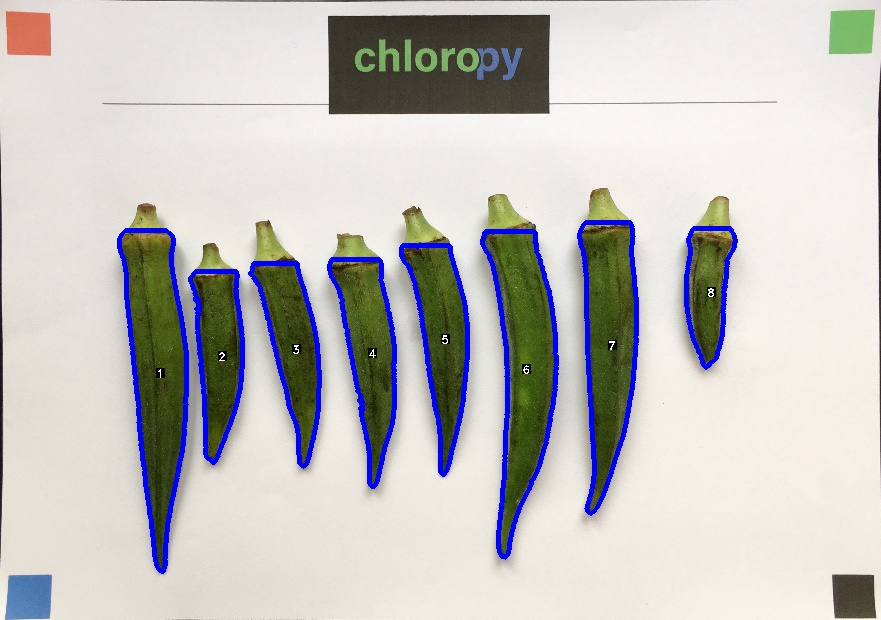
#> input picture tamil/Animated_IMG_8733 (copy).jpg, 881 x 620 px
$ python -i hsv_slicer.py   (imports and definitions only)
#> lines starting #> are read from the running program, lines starting #| are printed output that depends on the picture; after the words box and inside, x2 and y2 are one past the last pixel; in counts of white or black regions, pixels touching at a corner belong together
import cv2
import numpy as np


def nothing(x):
  pass

def hsv_slicer(img):
   cv2.namedWindow('Chloropy')


   cv2.createTrackbar("R1", "Chloropy",0,255,nothing)
#> slider 'R1' is set to 85
   cv2.createTrackbar("G1", "Chloropy",0,255,nothing)
#> slider 'G1' is set to 85
   cv2.createTrackbar("B1", "Chloropy",0,255,nothing)
#> slider 'B1' is set to 85
   cv2.createTrackbar("R2", "Chloropy",255,255,nothing)
   cv2.createTrackbar("G2", "Chloropy",255,255,nothing)
   cv2.createTrackbar("B2", "Chloropy",255,255,nothing)


   rimg = cv2.resize(img, (0,0), fx=1, fy=1)


   while(1):

      R1=cv2.getTrackbarPos("R1", "Chloropy")
      G1=cv2.getTrackbarPos("G1", "Chloropy")
      B1 = cv2.getTrackbarPos("B1", "Chloropy")
      R2 = cv2.getTrackbarPos("R2", "Chloropy")
      G2 = cv2.getTrackbarPos("G2", "Chloropy")
      B2 = cv2.getTrackbarPos("B2", "Chloropy")
      hsv = cv2.cvtColor(rimg, cv2.COLOR_RGB2HSV)
#> hsv: shape (620, 881, 3); mean H, S, V 28.4, 44.2, 207.4
      mask = cv2.inRange(hsv, (R1, G1, B1), (R2, G2, B2))
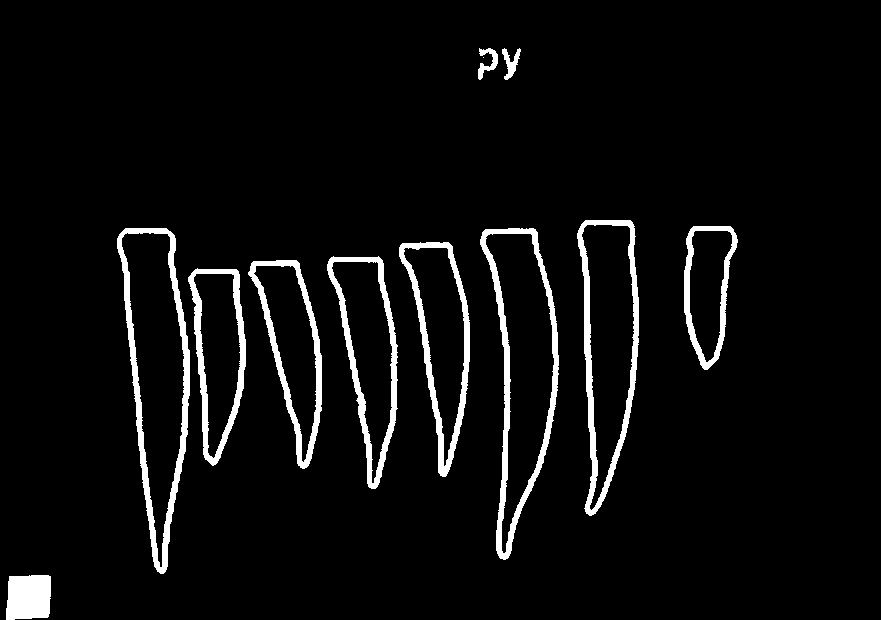
#> mask: shape (620, 881); 5.1% white; 12 white regions (1 under 20 px), largest, box (x1, y1, x2, y2) and area: (117, 228, 190, 574) 4381, (480, 228, 559, 560) 4136, (577, 220, 639, 516) 3692
      imask = mask > 0
      green = np.zeros_like(rimg, np.uint8)
      green[imask] = rimg[imask]
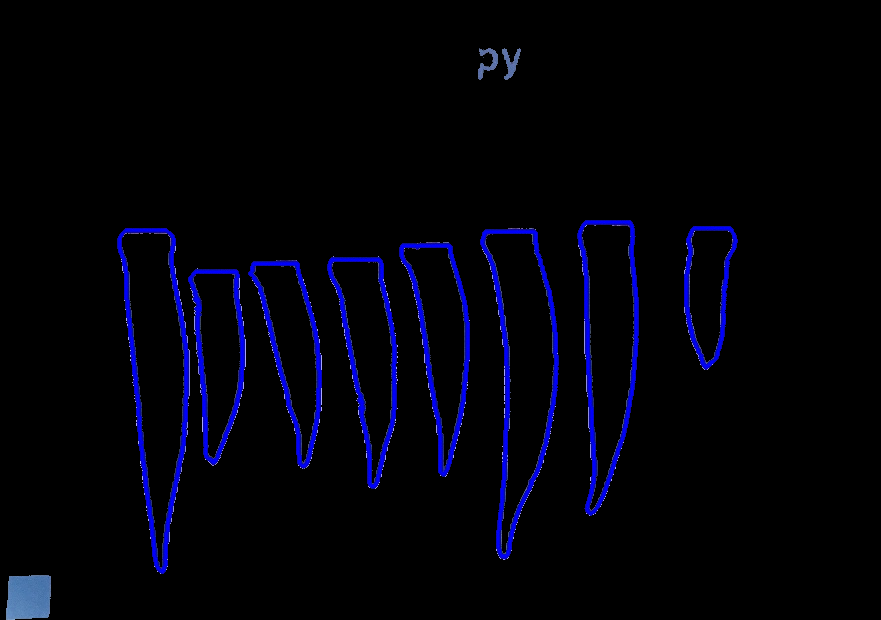
#> green: shape (620, 881, 3); mean R, G, B 1.2, 1.4, 10.3
      final = cv2.cvtColor(green, cv2.COLOR_RGB2BGR)

      cv2.imshow("Slicing Tool", final)

      if cv2.waitKey(1) & 0xFF == ord('s'):
#> (key Esc is pressed here)
         val = [[R1, G1, B1], [R2, G2, B2]]
         cv2.destroyAllWindows()
         break


   return final,val

>>> import cv2
>>> picture = cv2.cvtColor(cv2.imread('Animated_IMG_8733 (copy).jpg'), cv2.COLOR_BGR2RGB)
>>> result = hsv_slicer(picture)

$ run again, on tamil/Animated_1.jpg
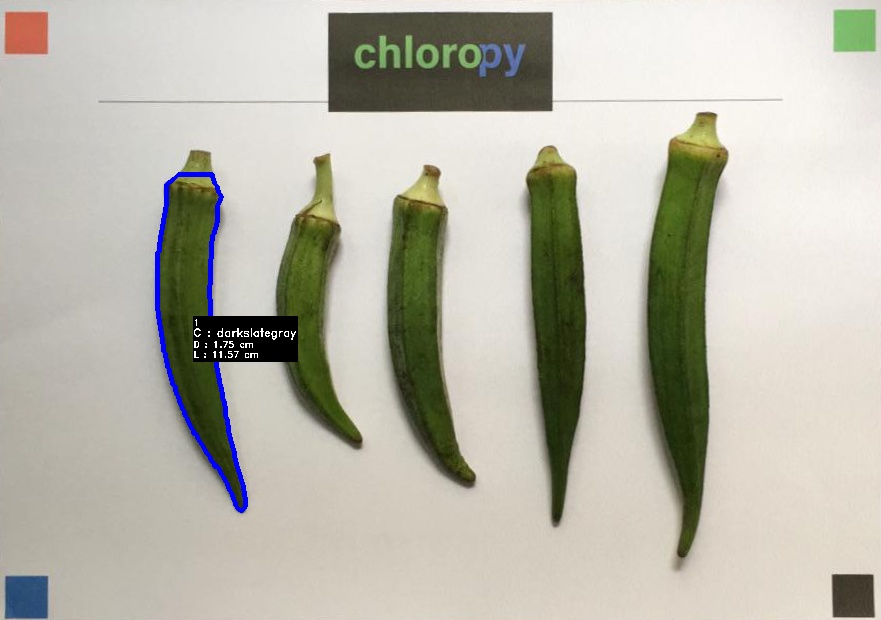
#> input picture tamil/Animated_1.jpg, 881 x 620 px
#> hsv: shape (620, 881, 3); mean H, S, V 24.8, 39.8, 189
#> in hsv_slicer, `mask = cv2.inRange(hsv, (R1, G1, B1), (R2, G2, B2))`:
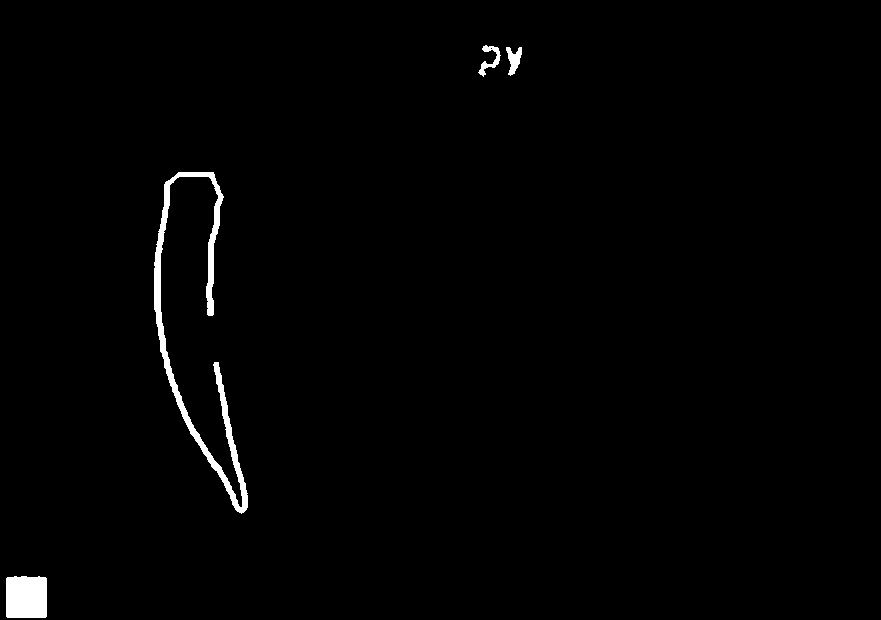
#> mask: shape (620, 881); 1.2% white; 4 white regions, box (x1, y1, x2, y2) and area: (154, 172, 248, 514) 4128, (6, 576, 47, 618) 1688, (506, 47, 522, 76) 258, (478, 45, 501, 77) 250
